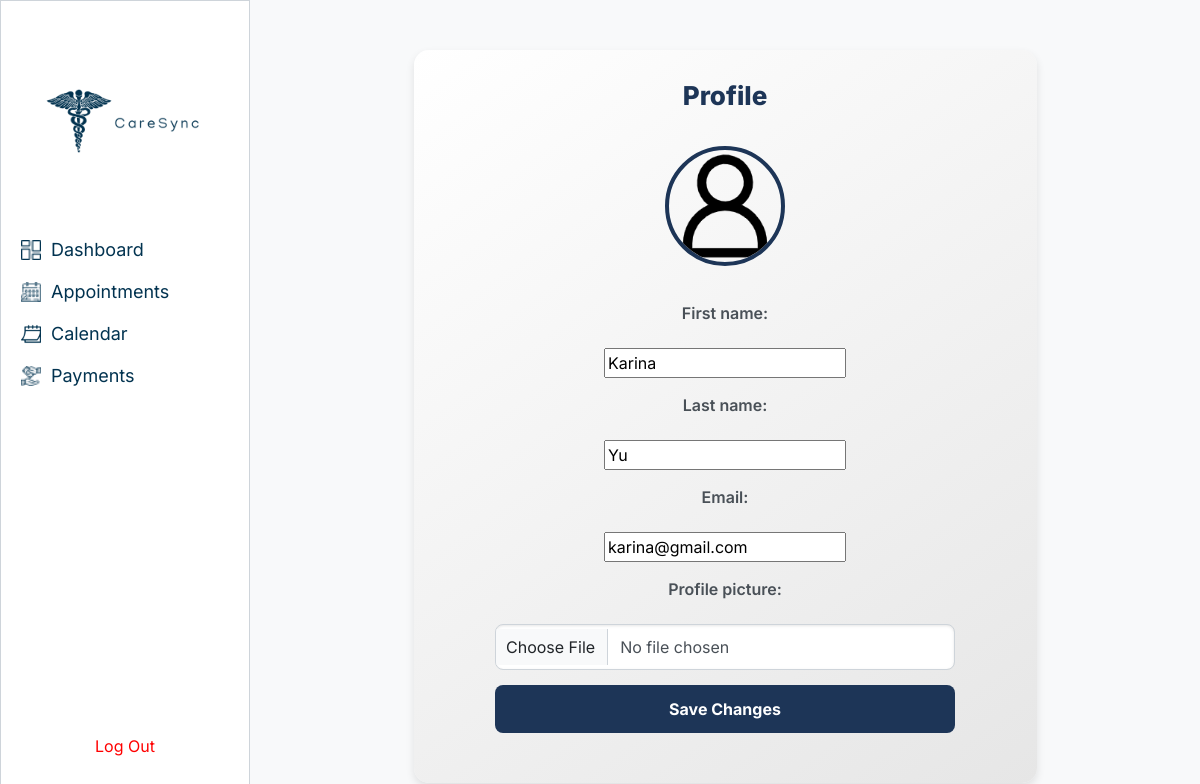
/profile/ (signed in), run on an earlier commit of the app's database.
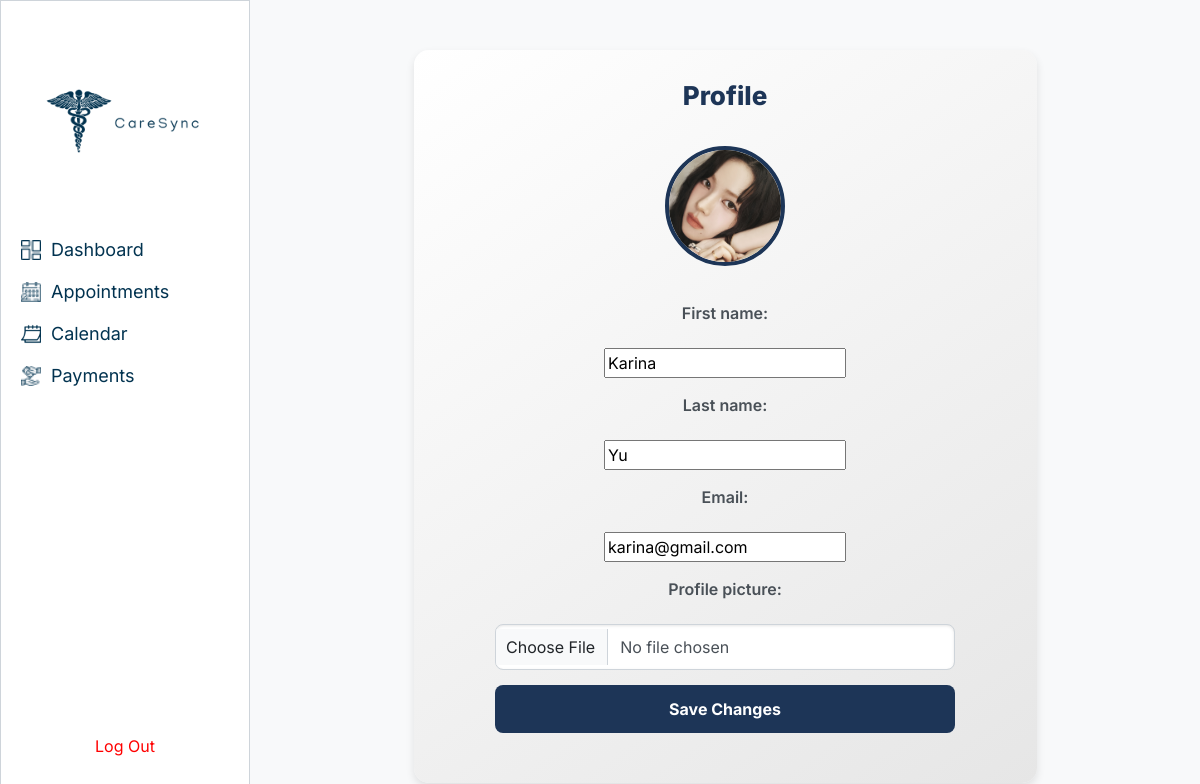
And on a later commit of the database.
### patients/models.py (models this page shows, shortened)
class User(AbstractUser):
    email = models.EmailField(unique=True)
    profile_picture = models.ImageField(upload_to='profile_pictures/', blank=True, null=True)

### patients/views.py (the view)
# urls.py: path('profile/', views.profile, name='profile'),
@login_required
def profile(request):
    if request.method == 'POST':
        form = ProfileForm(request.POST, request.FILES, instance=request.user)
        if form.is_valid():
            form.save()
            return redirect('profile')
    else:
        form = ProfileForm(instance=request.user)
    return render(request, 'patients/profile.html', {'form': form})

### patients/forms.py
class ProfileForm(forms.ModelForm):
    class Meta:
        model = User
        fields = ('first_name', 'last_name', 'email', 'profile_picture')
        widgets = {
            'profile_picture': forms.ClearableFileInput(attrs={
                'class': 'form-control',
                'accept': 'image/*'  # Optional: Restrict file types to images
            }),
        }

### patients/templates/patients/profile.html (shortened to what this page needs)
<!DOCTYPE html>
<html lang="en">
    <head>
        {% load static %}
        <link href="https://cdn.jsdelivr.net/npm/bootstrap@5.3.0/dist/css/bootstrap.min.css" rel="stylesheet">
    </head>
    <body style="display: flex; margin: 0; padding: 0; height: 100vh;">
        <div style="width: 250px; background-color: white; padding: 20px; display: flex; flex-direction: column; justify-content: space-between; border: 1px solid #CED4DA; height: 100vh;">
            <div style="text-align: center;">
                <img src="{% static 'img/gallery/logo.png' %}" alt="CareSync Logo" style="width: 200px; height: auto;">
            </div>
            <ul style="list-style: none; padding: 0; margin: 0;">
                <li style="margin: 15px 0; display: flex; align-items: center;">
                    <img src="{% static 'img/gallery/dashboard.png' %}" alt="Dashboard Icon" style="width: 20px; height: 20px; margin-right: 10px;">
                    <a href="{% url 'dashboard' %}" style="text-decoration: none; color: #023350; font-size: 18px;">Dashboard</a>
                </li>
                <li style="margin: 15px 0; display: flex; align-items: center;">
                    <img src="{% static 'img/gallery/appointment-icon.png' %}" alt="Appointments Icon" style="width: 20px; height: 20px; margin-right: 10px;">
                    <a href="{% url 'appointments:appointment_history' %}" style="text-decoration: none; color: #023350; font-size: 18px;">Appointments</a>
                </li>
                <li style="margin: 15px 0; display: flex; align-items: center;">
                    <img src="{% static 'img/gallery/calendar-icon.png' %}" alt="Calendar Icon" style="width: 20px; height: 20px; margin-right: 10px;">
                    <a href="{% url 'appointments:calendar' %}" style="text-decoration: none; color: #023350; font-size: 18px;">Calendar</a>
                </li>
                <li style="margin: 15px 0; display: flex; align-items: center;">
                    <img src="{% static 'img/gallery/payment-method.png' %}" alt="Payments Icon" style="width: 20px; height: 20px; margin-right: 10px;">
                    <a href="{% url 'appointments:credit_card' %}" style="text-decoration: none; color: #023350; font-size: 18px;">Payments</a>
                </li>
            </ul>
            <div style="text-align: center; margin-top: auto;">
                <form method="POST" action="{% url 'logout' %}">
                    <button type="submit" style="color: red; background: none; border: none; cursor: pointer;">Log Out</button>
                </form>
            </div>
        </div>
        <div class="main-content">
            <div class="profile-section">
                <h2>Profile</h2>
                {% if user.profile_picture %}
                    <img src="{{ user.profile_picture.url }}" alt="Profile Picture" class="profile-picture">
                {% else %}
                    <img src="{% static 'img/gallery/person_logo.png' %}" alt="Profile Picture" class="profile-picture">
                {% endif %}
                <form method="post" enctype="multipart/form-data">
                    <label for="id_first_name">First name:</label>
                    {{ form.first_name }}
                    <label for="id_last_name">Last name:</label>
                    {{ form.last_name }}
                    <label for="id_email">Email:</label>
                    {{ form.email }}
                    <label for="id_profile_picture">Profile picture:</label>
                    <input type="file" name="profile_picture" id="id_profile_picture" class="form-control">
                    <button type="submit" class="btn btn-primary">Save Changes</button>
                </form>
            </div>
        </div>
    </body>
</html>

What changed in the data, as far as the page shows it:
changed User "Karina": profile_picture: picture added
